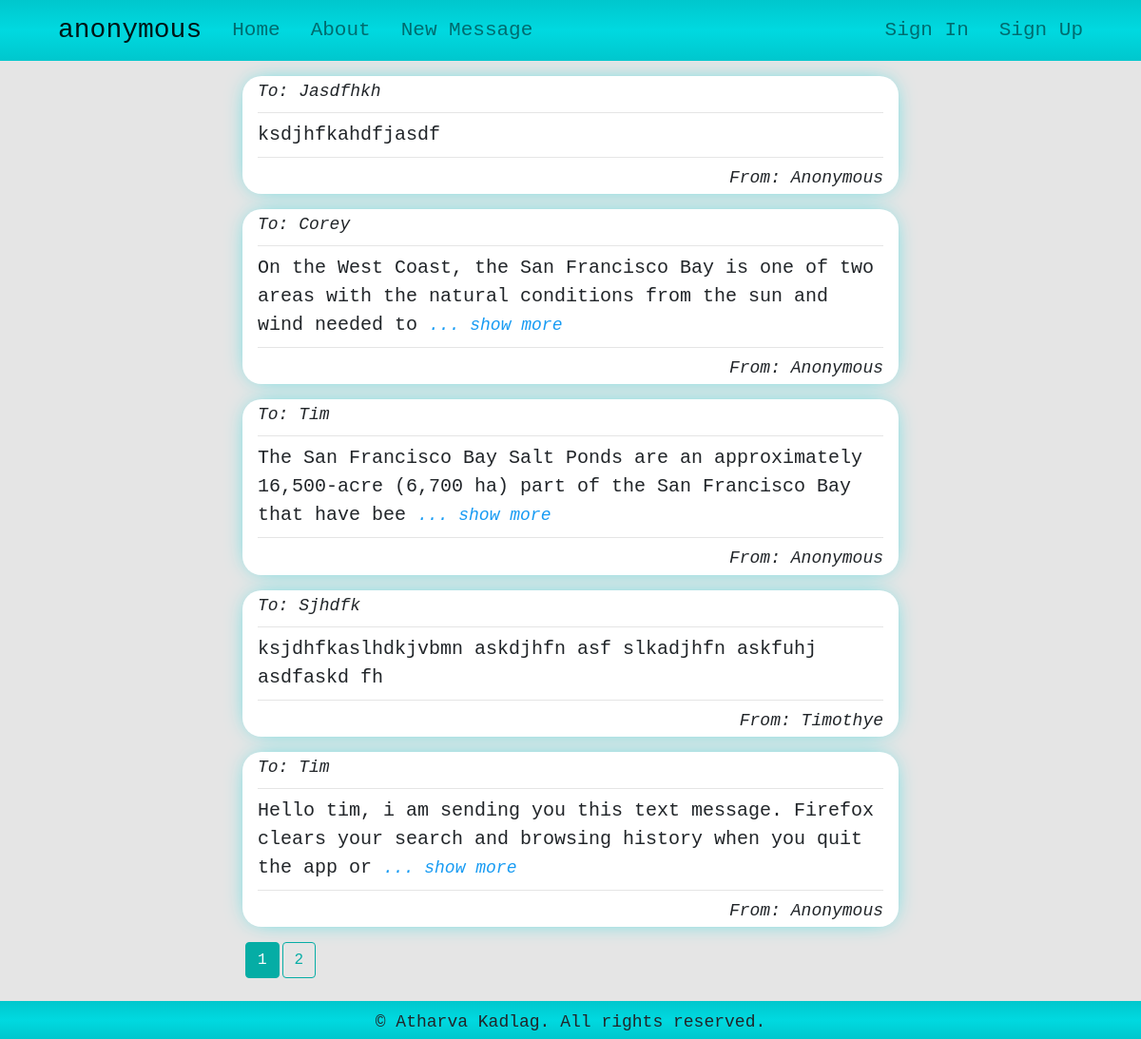
Page /home on the earlier database version.
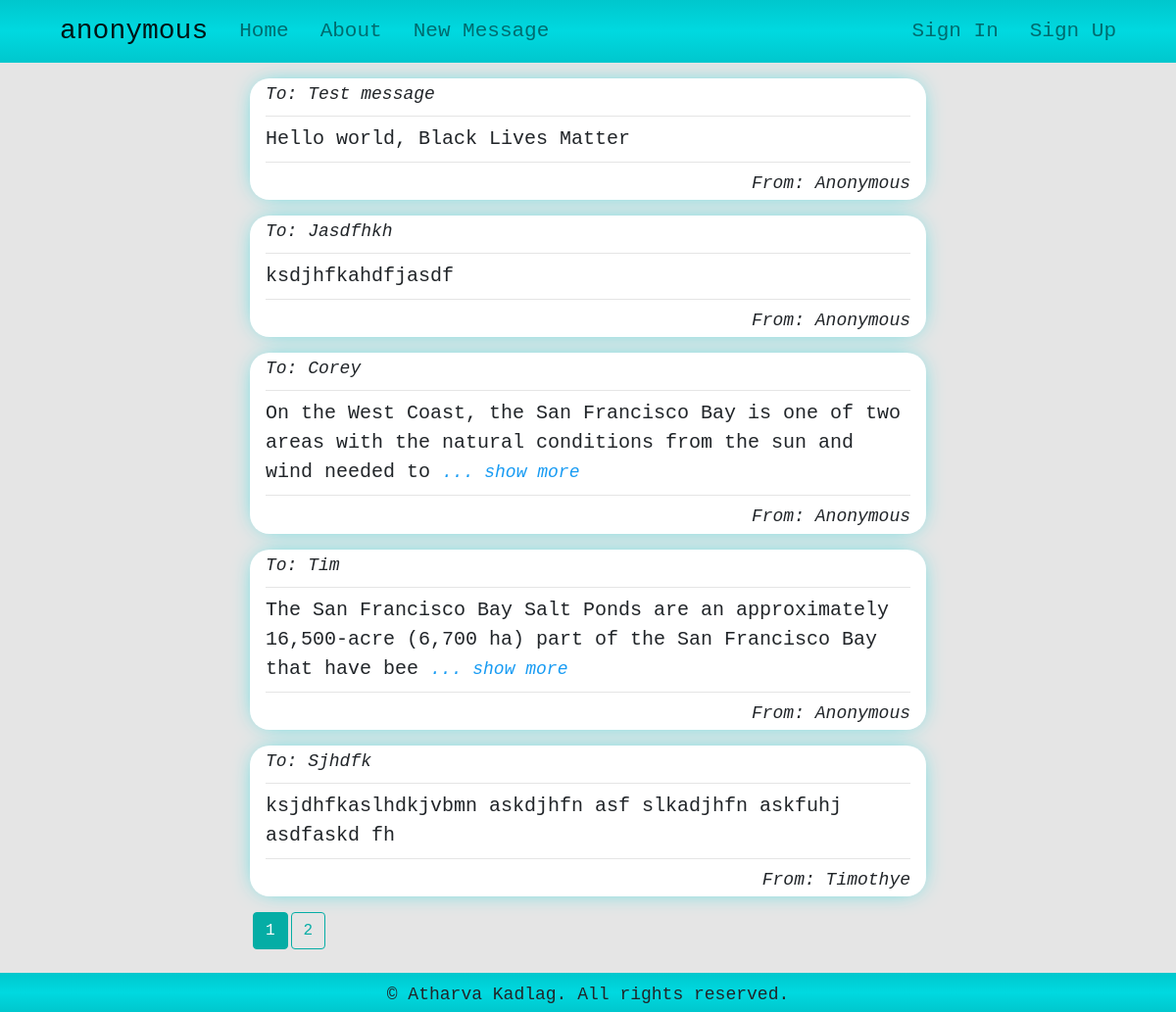
Same page on the later database version.
### anonymous/models.py (models this page shows, shortened)
class Messages(db.Model):
    id = db.Column(db.Integer, primary_key=True)
    receiver = db.Column(db.String(300), nullable=True)
    content = db.Column(db.Text, nullable=False)
    user_id = db.Column(db.Integer, db.ForeignKey('users.id'), default=1)

class Users(db.Model, UserMixin):
    id = db.Column(db.Integer, primary_key=True)
    name = db.Column(db.String(120), nullable=True)
    username = db.Column(db.String(70), unique=True, nullable=False)
    email = db.Column(db.String(120), unique=True, nullable=False)
    password = db.Column(db.String(120), unique=True, nullable=False)
    messages = db.relationship('Messages', backref='sender', lazy=True)

### anonymous/main/routes.py (the view)
@main.route('/')
@main.route('/home')
def home():
    page = request.args.get('page', 1, type=int)
    messages = models.Messages.query.order_by(
        models.Messages.id.desc()).paginate(page=page, per_page=5)
    return render_template('index.html', messages=messages)

### anonymous/templates/index.html (shortened to what this page needs)
{% extends 'base.html' %}
{% block content %}
<div class='container'>
    <div class="col-md-8 offset-md-2">
        {% for message in messages.items %}
        {% set id = message.id %}
        <div class='message'>
            <div id='info'>
                To: {{ message.receiver.capitalize() }}
            </div>
            <hr>
            <div id='content'>
                {{ message.content[:120] }}
                {% if message.content|length > 120 %}
                <span onclick="show_more({{id}})" id="showMore{{id}}">... show more</span>
                {% endif %}
            </div>
            <hr>
            <div id='info' class='sender'>
                From: {{message.sender.name.capitalize()}}
            </div>
        </div>
        {% endfor %}
        <div class='pagination'>
            {% for page_num in messages.iter_pages(left_edge=1, right_edge=1, left_current=1, right_current=2) %}
            {% if page_num %}
            {% if messages.page == page_num %}
            <a class="btn btn-info mb-4" href="{{ url_for('main.home', page=page_num) }}">{{ page_num }}</a>
            {% else %}
            <a class="btn btn-outline-info mb-4" href="{{ url_for('main.home', page=page_num) }}">{{ page_num }}</a>
            {% endif %}
            {% else %}
            ...
            {% endif %}
            {% endfor %}
        </div>
    </div>
</div>
{% endblock %}

### anonymous/templates/base.html (shortened to what this page needs)
<!DOCTYPE html>
<html>
<head>
    <link rel="stylesheet" type="text/css" href="{{url_for('static', filename='css/bootstrap.min.css')}}">
    <link rel="stylesheet" type="text/css" href="{{url_for('static', filename='css/main.css')}}">
</head>
<body>
    <nav class="navbar navbar-expand-lg navbar-light bg-light">
        <div class="container">
            <a class="navbar-brand" href="{{ url_for('main.home') }}">anonymous</a>
            <div class="collapse navbar-collapse" id="navbarSupportedContent">
                <ul class="navbar-nav mr-auto">
                    <li class="nav-item">
                        <a class="nav-link" href="{{ url_for('main.home') }}">Home</a>
                    </li>
                    <li class="nav-item">
                        <a class="nav-link" href="{{ url_for('main.about') }}">About</a>
                    </li>
                    <li class="nav-item">
                        <a class="nav-link" href="{{ url_for('messages.new_message') }}">New Message</a>
                    </li>
                </ul>
                <ul class="navbar-nav ml-auto">
                    {% if current_user.is_authenticated %}
                    <li class="nav-item dropdown">
                        <a class="nav-link dropdown-toggle" href="#" id="navbarDropdown" role="button" data-toggle="dropdown" aria-haspopup="true" aria-expanded="false">
                            @{{current_user.username}}
                        </a>
                        <div class="dropdown-menu" aria-labelledby="navbarDropdown">
                            <a class="dropdown-item" href="{{ url_for('users.update_account') }}">Update Account</a>
                            <a class="dropdown-item" href="{{ url_for('users.user_messages') }}">Your Messages</a>
                            <a class="dropdown-item" href="{{ url_for('users.change_password') }}">Change Password</a>
                        </div>
                    </li>
                    <li class="nav-item">
                        <a class="nav-link" href="{{ url_for('users.logout') }}">Log Out</a>
                    </li>
                    {% else %}
                    <li class="nav-item navbar-right">
                        <a class="nav-link" href="{{ url_for('users.login') }}">Sign In</a>
                    </li>
                    <li class="nav-item navbar-right">
                        <a class="nav-link" href="{{ url_for('users.register') }}">Sign Up</a>
                    </li>
                    {% endif %}
                </ul>
            </div>
        </div>
    </nav>
    <div class="container">
        {% block content %}
        {% endblock %}
    </div>
    <div id="footer">
        &copy; Atharva Kadlag. All rights reserved.
	</div>
</body>
</html>

### anonymous/static/css/main.css (style rules this page uses)
body { background-color: #0000001a; font-size: 20px; }
.dropdown-menu, .bg-light, #footer { background: rgb(0,199,205); background: linear-gradient(180deg, rgba(0,199,205,1) 0%, rgba(0,217,224,1) 50%, rgba(0,199,205,1) 100%); }
.navbar-light { font-family: monospace; font-size: 1.5em; }
.nav-item, .dropdown-item { border-radius: 1rem; }
.message { margin: 1rem auto; padding: 0.2rem 1rem; background-color: #fff; border-radius: 20px; -webkit-box-shadow: 0px 0px 25px -9px rgba(0,217,224,1); -moz-box-shadow: 0px 0px 25px -9px rgba(0,217,224,1); box-shadow: 0px 0px 25px -9px rgba(0,217,224,1); }
#content { font-size: 1em; }
#info { font-size: 0.9em; font-style: italic; }
.sender { text-align: right; }
[id^="showMore"], [id^="showLess"] { font-size: 0.9em; font-style: italic; color: rgb(23, 155, 243); }
#footer { position: fixed; bottom:0; height: 40px; width: 100%; text-align: center; padding: 0.5em 0 0.5em 0; font-size: 0.9em; }
.pagination { margin-bottom: 40px; }
a { margin-left: 3px; }

Differences in the rows shown:
no longer on this page (row unchanged): Messages: receiver "Tim", content "Hello tim, i am sending you this text message. Firefox clears your search and browsing history when you quit the app or", sender.name "Anonymous"
added Messages: receiver "Test message", content "Hello world, Black Lives Matter", sender.name "Anonymous"
